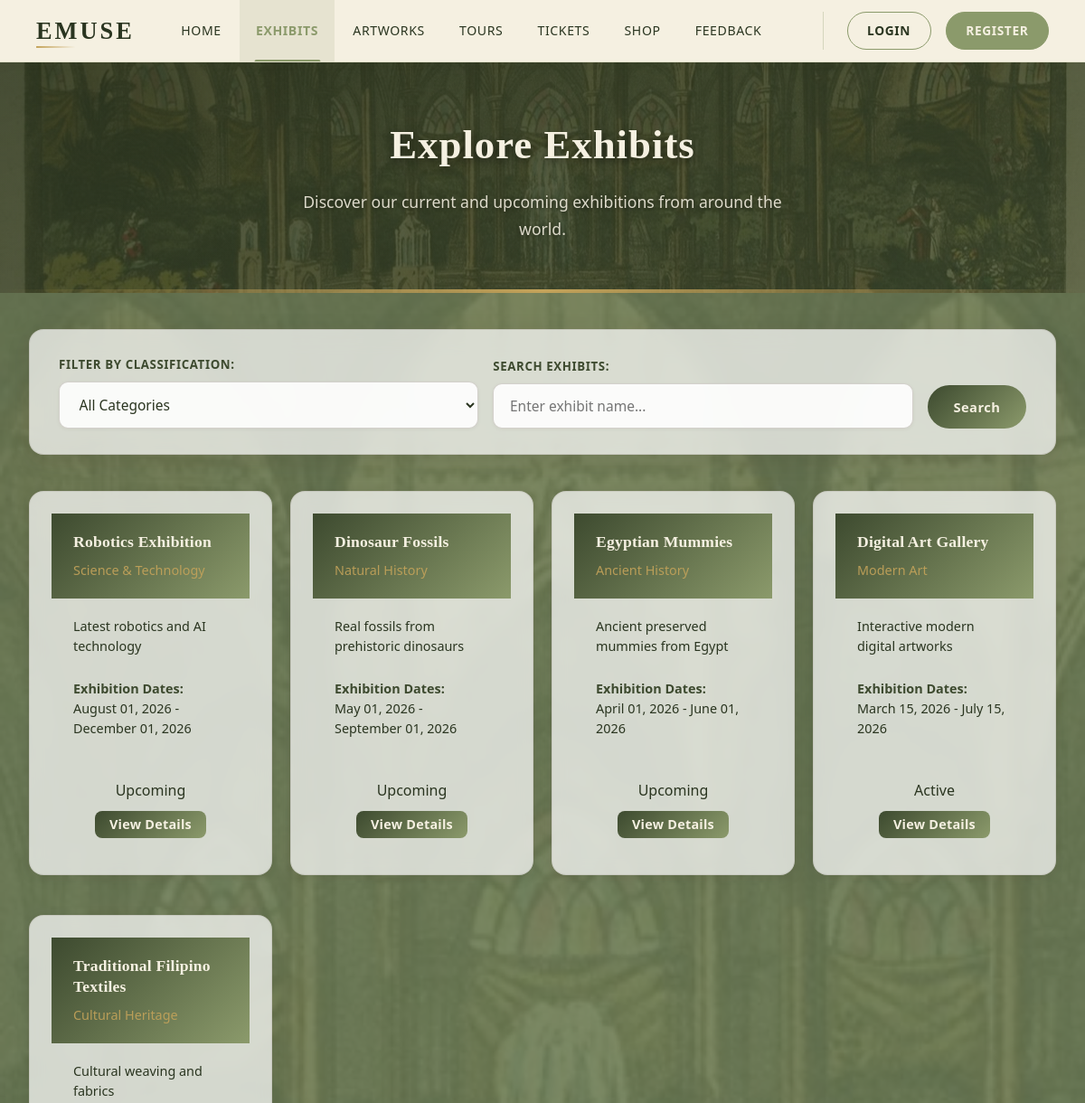
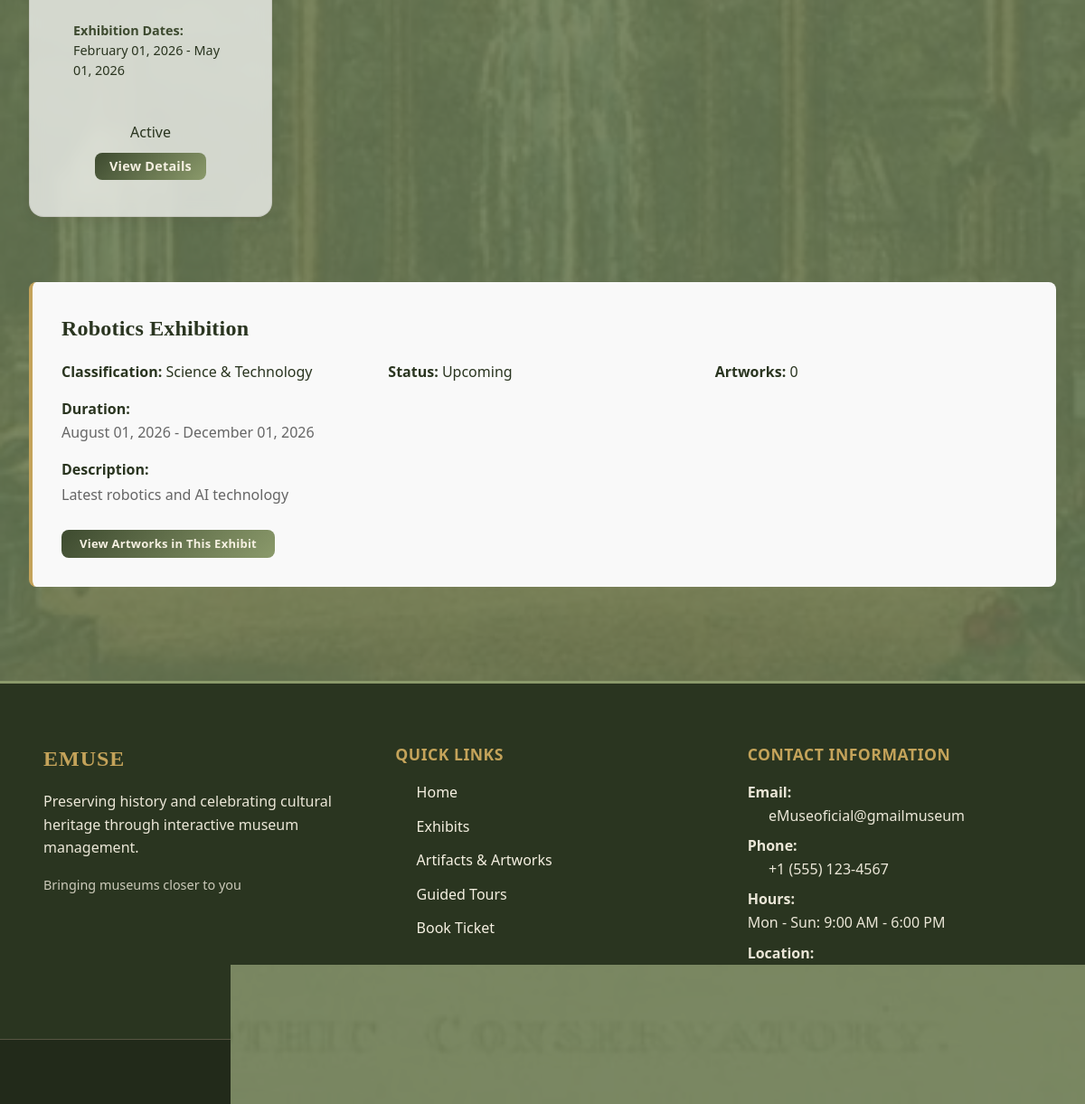
The app's page /user/exhibits.php?id=5 with its own data (2 pictures, top to bottom).
### tables this page shows
CREATE TABLE IF NOT EXISTS exhibits (
    exhibit_id        INT PRIMARY KEY AUTO_INCREMENT,
    title             VARCHAR(200) NOT NULL,
    description       TEXT,
    classification_id INT,
    start_date        DATE,
    end_date          DATE,
    status            ENUM('upcoming', 'active', 'closed') DEFAULT 'upcoming',
    created_at        TIMESTAMP DEFAULT CURRENT_TIMESTAMP,
    FOREIGN KEY (classification_id) REFERENCES exhibit_classifications(classification_id)
);

CREATE TABLE IF NOT EXISTS exhibit_classifications (
    classification_id INT PRIMARY KEY AUTO_INCREMENT,
    name              VARCHAR(100) NOT NULL,
    description       TEXT,
    created_at        TIMESTAMP DEFAULT CURRENT_TIMESTAMP
);

### user/exhibits.php (the view, shortened to what this page needs)
<?php
include 'includes/header.php';
$search_query = isset($_GET['search']) ? trim($_GET['search']) : '';
?>
<div class="page-hero">
    <div class="page-hero-content">
        <h1>Explore Exhibits</h1>
        <p>Discover our current and upcoming exhibitions from around the world.</p>
    </div>
</div>
    <div class="container">
        <div class="filter-section">
            <form method="GET" action="exhibits.php" style="display: flex; gap: 1rem; flex-wrap: wrap; align-items: flex-end;">
                <div class="filter-group">
                    <label for="classification">Filter by Classification:</label>
                    <select id="classification" name="classification" onchange="this.form.submit();">
                        <option value="0">All Categories</option>
                    </select>
                </div>
                <div class="filter-group" style="flex: 1; min-width: 200px;">
                    <label for="search">Search Exhibits:</label>
                    <input type="text" id="search" name="search" placeholder="Enter exhibit name..." value="<?php echo htmlspecialchars($search_query); ?>">
                </div>
                <button type="submit" class="btn btn-primary">Search</button>
            </form>
        </div>
        <div class="cards-grid">
            <?php
            try {
                $query = "SELECT e.exhibit_id, e.title, e.description, e.status,
                                 e.start_date, e.end_date, ec.name as classification
                          FROM exhibits e
                          LEFT JOIN exhibit_classifications ec ON e.classification_id = ec.classification_id
                          WHERE 1=1";
                $params = [];
                $query .= " ORDER BY e.start_date DESC";
                $stmt = $pdo->prepare($query);
                $stmt->execute($params);
                $exhibits = $stmt->fetchAll();
                if ($exhibits) {
                    foreach ($exhibits as $exhibit) {
                        $status_class = 'status-' . $exhibit['status'];
                        $status_text = ucfirst($exhibit['status']);
                        ?>
                        <div class="card">
                            <div class="card-header">
                                <h3><?php echo htmlspecialchars($exhibit['title']); ?></h3>
                                <p style="font-size: 0.9rem; margin-top: 0.5rem; opacity: 0.9;">
                                    <?php echo htmlspecialchars($exhibit['classification'] ?? 'General'); ?>
                                </p>
                            </div>
                            <div class="card-body">
                                <p><?php echo htmlspecialchars($exhibit['description'] ?? 'No description available'); ?></p>
                                <p class="text-muted" style="margin-top: 1rem;">
                                    <strong>Exhibition Dates:</strong><br>
                                    <?php echo date('F d, Y', strtotime($exhibit['start_date'])); ?> -
                                    <?php echo date('F d, Y', strtotime($exhibit['end_date'])); ?>
                                </p>
                            </div>
                            <div class="card-footer">
                                <span class="card-badge <?php echo $status_class; ?>"><?php echo $status_text; ?></span>
                                <a href="exhibits.php?id=<?php echo $exhibit['exhibit_id']; ?>" class="btn btn-primary" style="padding: 0.5rem 1rem; font-size: 0.9rem;">View Details</a>
                            </div>
                        </div>
                        <?php
                    }
                } else {
                    echo '<div class="no-data" style="grid-column: 1/-1;"><p>No exhibits match your search criteria.</p></div>';
                }
            } catch (Exception $e) {
                echo '<div class="no-data" style="grid-column: 1/-1;"><p>Unable to load exhibits. Please try again later.</p></div>';
            }
            ?>
        </div>
        <?php
        if (isset($_GET['id'])) {
            $exhibit_id = intval($_GET['id']);
            try {
                $stmt = $pdo->prepare("SELECT e.*, ec.name as classification
                                     FROM exhibits e
                                     LEFT JOIN exhibit_classifications ec ON e.classification_id = ec.classification_id
                                     WHERE e.exhibit_id = ?");
                $stmt->execute([$exhibit_id]);
                $exhibit = $stmt->fetch();
                if ($exhibit) {
                    $art_stmt = $pdo->prepare("SELECT COUNT(*) as count FROM artworks WHERE exhibit_id = ?");
                    $art_stmt->execute([$exhibit_id]);
                    $art_count = $art_stmt->fetch()['count'];
                    ?>
                    <div style="margin-top: 3rem; padding: 2rem; background: #f9f9f9; border-radius: 8px; border-left: 4px solid var(--primary-light);">
                        <h2 style="color: var(--primary-dark); margin-bottom: 1rem;"><?php echo htmlspecialchars($exhibit['title']); ?></h2>
                        <div style="display: grid; grid-template-columns: repeat(auto-fit, minmax(250px, 1fr)); gap: 1rem; margin-bottom: 1rem;">
                            <div>
                                <p><strong>Classification:</strong> <?php echo htmlspecialchars($exhibit['classification']); ?></p>
                            </div>
                            <div>
                                <p><strong>Status:</strong> <span class="card-badge status-<?php echo $exhibit['status']; ?>"><?php echo ucfirst($exhibit['status']); ?></span></p>
                            </div>
                            <div>
                                <p><strong>Artworks:</strong> <?php echo $art_count; ?></p>
                            </div>
                        </div>
                        <div style="margin-bottom: 1rem;">
                            <p><strong>Duration:</strong></p>
                            <p style="color: #666;"><?php echo date('F d, Y', strtotime($exhibit['start_date'])); ?> - <?php echo date('F d, Y', strtotime($exhibit['end_date'])); ?></p>
                        </div>
                        <div>
                            <p><strong>Description:</strong></p>
                            <p style="color: #666; line-height: 1.8;"><?php echo nl2br(htmlspecialchars($exhibit['description'])); ?></p>
                        </div>
                        <div style="margin-top: 1.5rem;">
                            <a href="artworks.php?exhibit=<?php echo $exhibit_id; ?>" class="btn btn-primary">View Artworks in This Exhibit</a>
                        </div>
                    </div>
                    <?php
                }
            } catch (Exception $e) {}
        }
        ?>
    </div>

### records on screen
exhibits: title "Robotics Exhibition", classification.name "Science & Technology", description "Latest robotics and AI technology", start_date "August 01, 2026", end_date "December 01, 2026", status "Upcoming"
exhibits: title "Dinosaur Fossils", classification.name "Natural History", description "Real fossils from prehistoric dinosaurs", start_date "May 01, 2026", end_date "September 01, 2026", status "Upcoming"
exhibits: title "Egyptian Mummies", classification.name "Ancient History", description "Ancient preserved mummies from Egypt", start_date "April 01, 2026", end_date "June 01, 2026", status "Upcoming"
exhibits: title "Digital Art Gallery", classification.name "Modern Art", description "Interactive modern digital artworks", start_date "March 15, 2026", end_date "July 15, 2026", status "Active"
exhibits: title "Traditional Filipino Textiles", classification.name "Cultural Heritage", description "Cultural weaving and fabrics", start_date "February 01, 2026", end_date "May 01, 2026", status "Active"

### other values on screen
$art_count "0"
